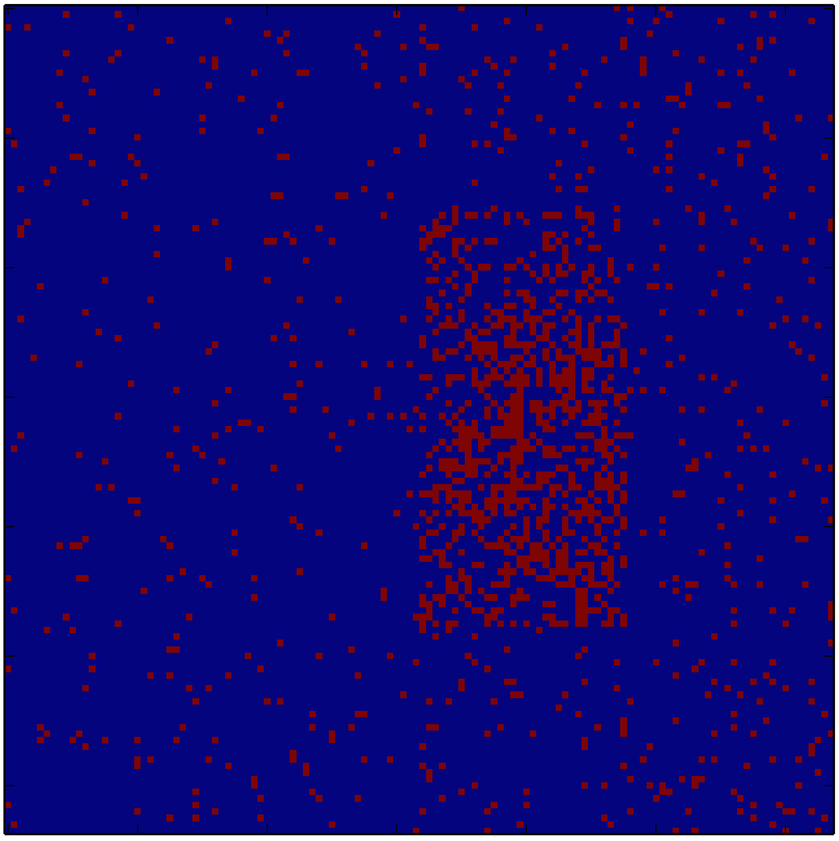
#> input picture poster/figures/results/thermal/2014-09-09thermal_sampleAt.png, 839 x 841 px, shrunk from 1457 x 1461 before the run
$ python figures.py   (Python 2 division)   (older library calls are emulated)
#> lines starting #> are read from the running program, lines starting #| are printed output that depends on the picture; after the words box and inside, x2 and y2 are one past the last pixel; in counts of white or black regions, pixels touching at a corner belong together
from __future__ import division
from pylab import *
from scipy.misc import imsave


def convert_blue_to_bw(x):
    # red plane
    i = argwhere((x[:,:,0] > 0.3) & (x[:,:,0] < 0.7))
    x[i[:,0], i[:,1], 0:3] = 0.0

    # blue plane
    i = argwhere((x[:,:,2] > 0.3) & (x[:,:,2] < 0.7))
    x[i[:,0], i[:,1], 0:3] = 1.0
    return x
def strip_axes(x):
    x[:, 0:90, :] = 1
    x[-70:, :, :] = 1
    x[:90, :, :] = 1
    return x

names = [
        'results/thermal/2014-09-09thermal_sampleAt.png',
        'results/edge/2014-09-09edge_sampleAt.png',
]

for filename in names:
    x = imread(filename)
#> x is the input picture: shape (841, 839, 4) float32; mean R, G, B, A 0.0757, 0.0355, 0.465, 1
    if 'thermal' in filename: savePrefix = 'thermal'
    if 'square' in filename: savePrefix = 'square'
    if 'circle' in filename: savePrefix = 'circle'
    if 'edge' in filename: savePrefix = 'edge'

    if 'sampleAt' in filename:
        x = convert_blue_to_bw(x)
#> in convert_blue_to_bw, `i = argwhere((x[:,:,0] > 0.3) & (x[:,:,0] < 0.7))`: i = 56527 pairs, first value 4 to 834, second value 3 to 832
#> in convert_blue_to_bw, `x[i[:,0], i[:,1], 0:3] = 0.0`:
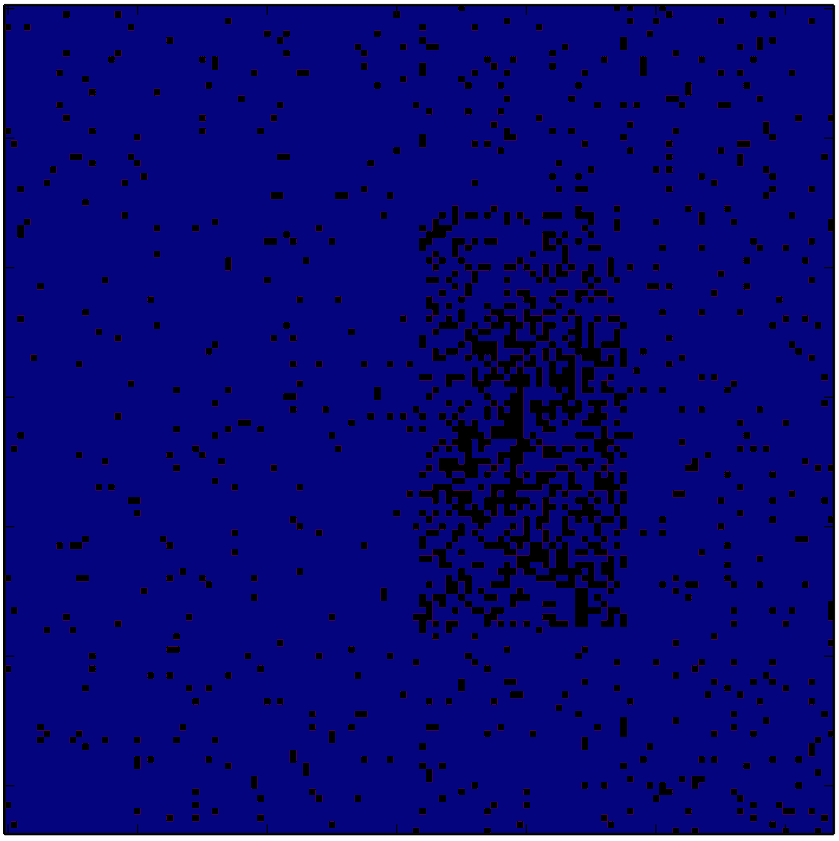
#> x: shape (841, 839, 4) float32; 8.01% of pixels changed, all inside (x1, y1, x2, y2) = (3, 4, 833, 835)
#> in convert_blue_to_bw, `i = argwhere((x[:,:,2] > 0.3) & (x[:,:,2] < 0.7))`: i = 623053 pairs, first value 6 to 832, second value 6 to 832
#> in convert_blue_to_bw, `x[i[:,0], i[:,1], 0:3] = 1.0`:
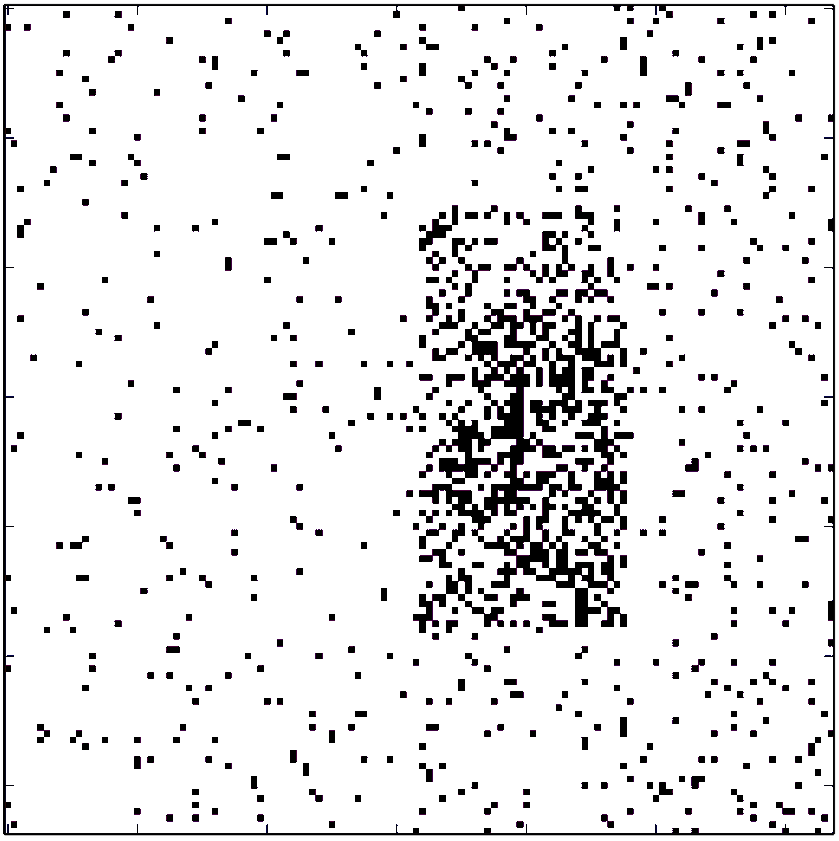
#> x: shape (841, 839, 4) float32; mean R, G, B, A 0.905, 0.903, 0.905, 1
        imageType = 'sampleAt'
    x = strip_axes(x)
    W = 2
    x[0:W, :, 0:3] = 0
    x[:, 0:W, 0:3] = 0
    x[-W:, :, 0:3] = 0
    x[:, -W:, 0:3] = 0
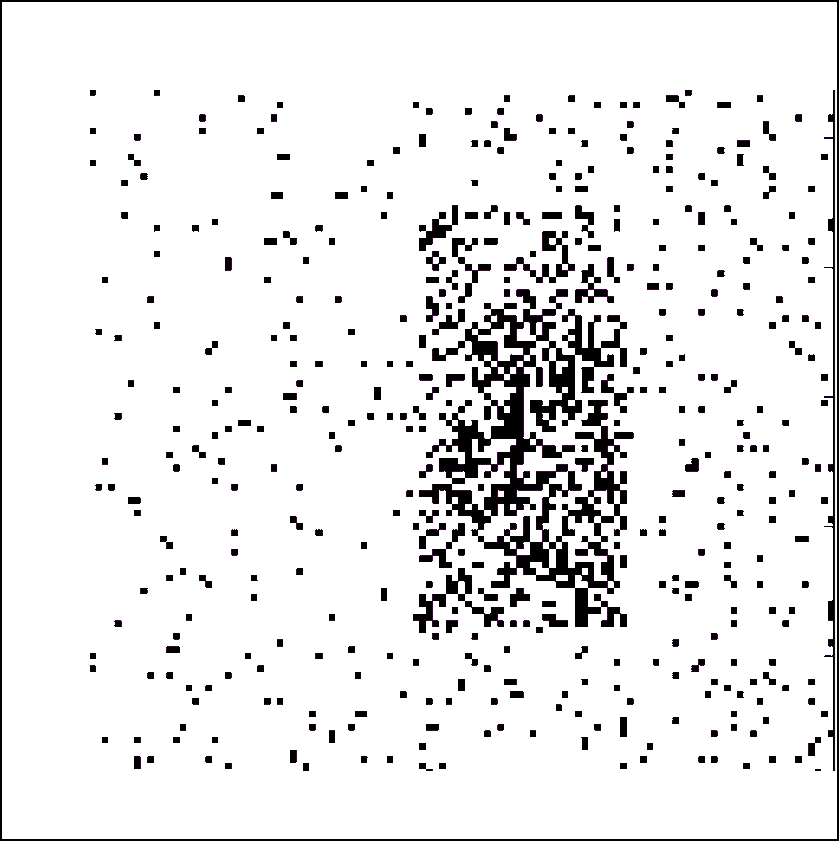
#> x: shape (841, 839, 4) float32; mean R, G, B, A 0.916, 0.914, 0.916, 1
    print savePrefix + '_' + imageType
    imsave('python_scripting/'+savePrefix + '_' + imageType + '.png', x)

    figure()
    imshow(x)
    show()
#> pass 2 of the loop `for filename in names:`:
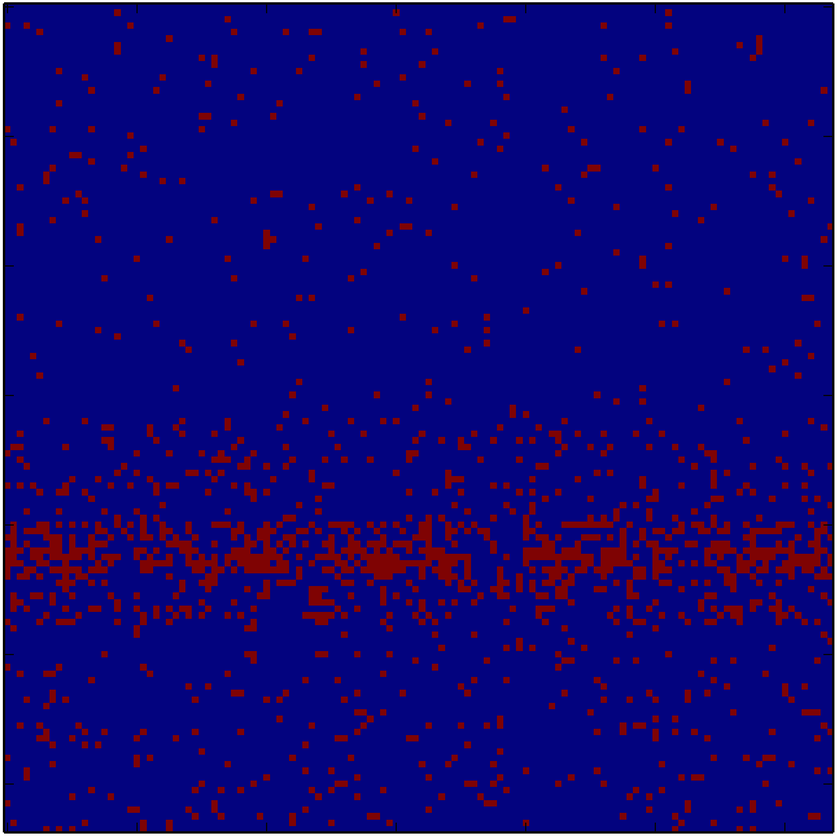
#> input picture poster/figures/results/edge/2014-09-09edge_sampleAt.png, 839 x 837 px, shrunk from 1457 x 1454 before the run
#> x is the input picture: shape (837, 839, 4) float32; mean R, G, B, A 0.0692, 0.027, 0.46, 1
#> in convert_blue_to_bw (call 2), `i = argwhere((x[:,:,0] > 0.3) & (x[:,:,0] < 0.7))`: i = 58968 pairs, first value 2 to 833, second value 3 to 834
#> in convert_blue_to_bw (call 2), `x[i[:,0], i[:,1], 0:3] = 0.0`:
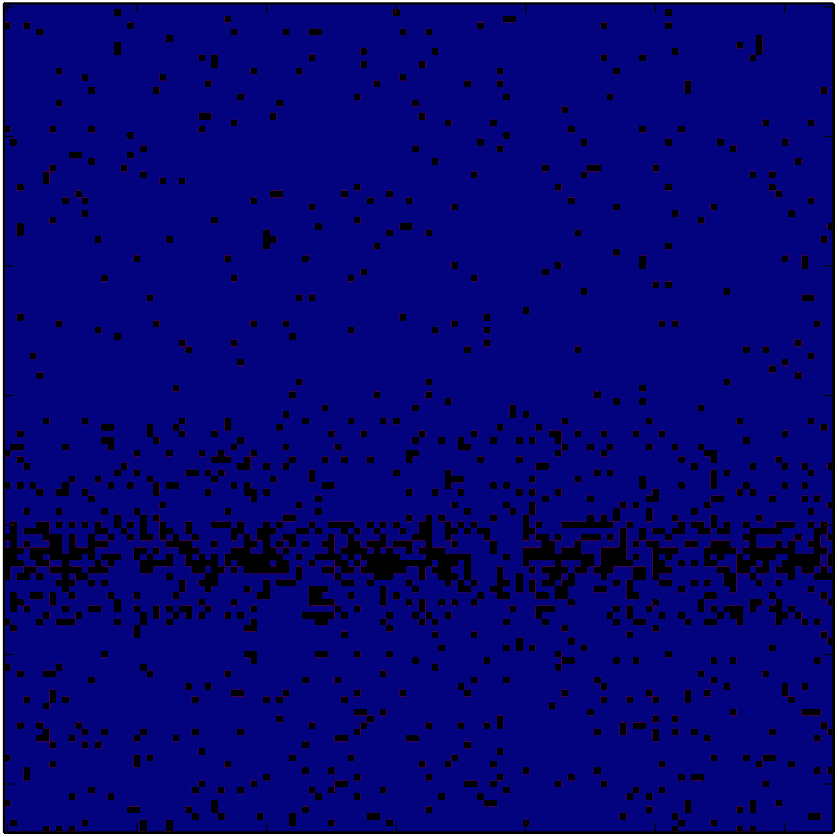
#> x: shape (837, 839, 4) float32; 8.4% of pixels changed, all inside (x1, y1, x2, y2) = (3, 2, 835, 834)
#> in convert_blue_to_bw (call 2), `i = argwhere((x[:,:,2] > 0.3) & (x[:,:,2] < 0.7))`: i = 620369 pairs, first value 5 to 830, second value 5 to 831
#> `x[:, -W:, 0:3] = 0`:
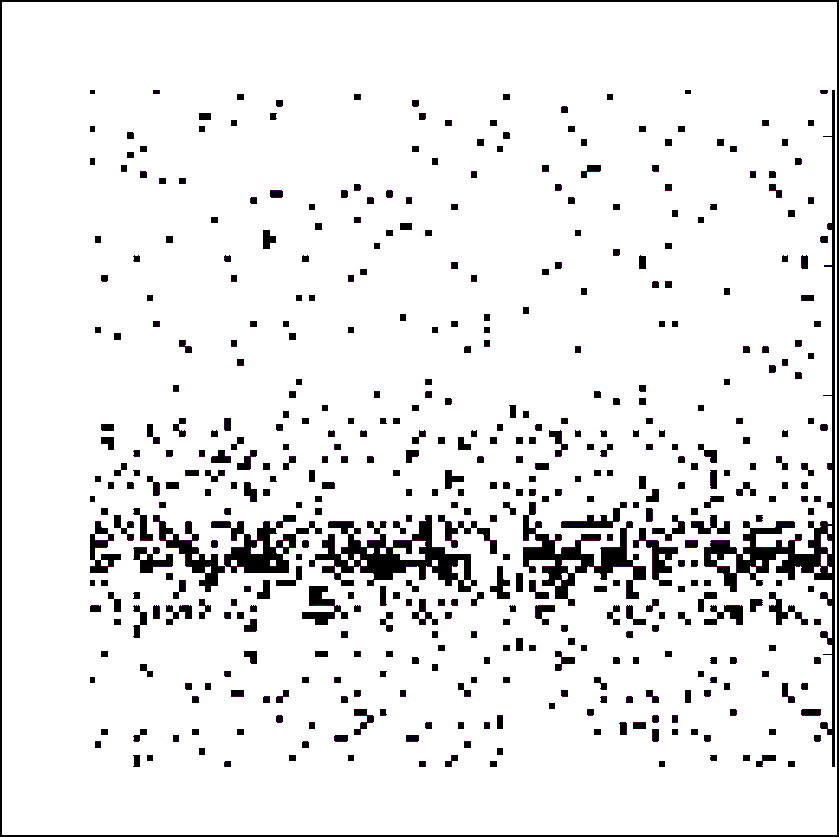
#> x: shape (837, 839, 4) float32; mean R, G, B, A 0.918, 0.917, 0.918, 1
